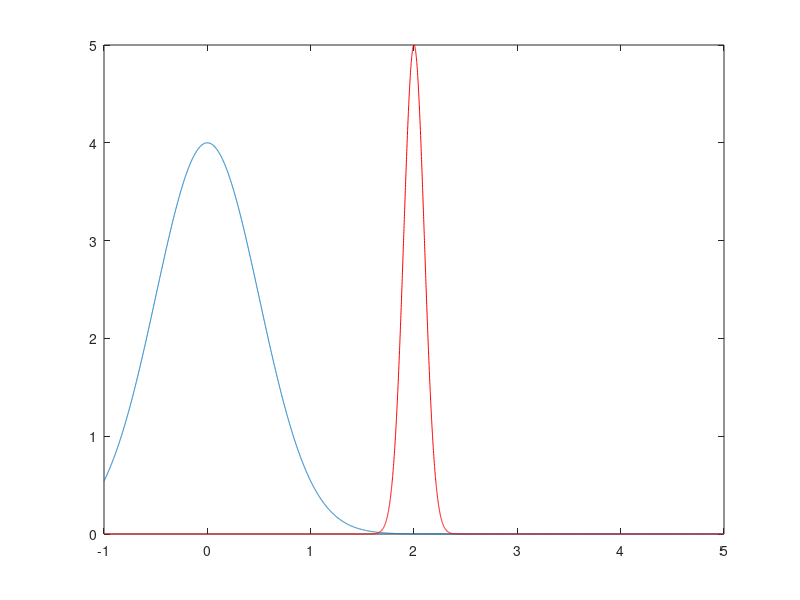

MATLAB code to generate this figure:
t=-1:.001:5;
s=[.5 .1]; #widths
a=[4 5]; #amplitudes
## b=[0 2];
## gaussian = @(a,b,s) a.*exp((-(t-b).^2)/(2.*s(2)^2));
           
g1 = a(1)*exp(-(t).^2/(2*s(1)^2));
g2 = a(2)*exp((-(t-2).^2)/(2*s(2)^2));
clf
plot(t,g1), hold on, plot(t,g2,"r")
